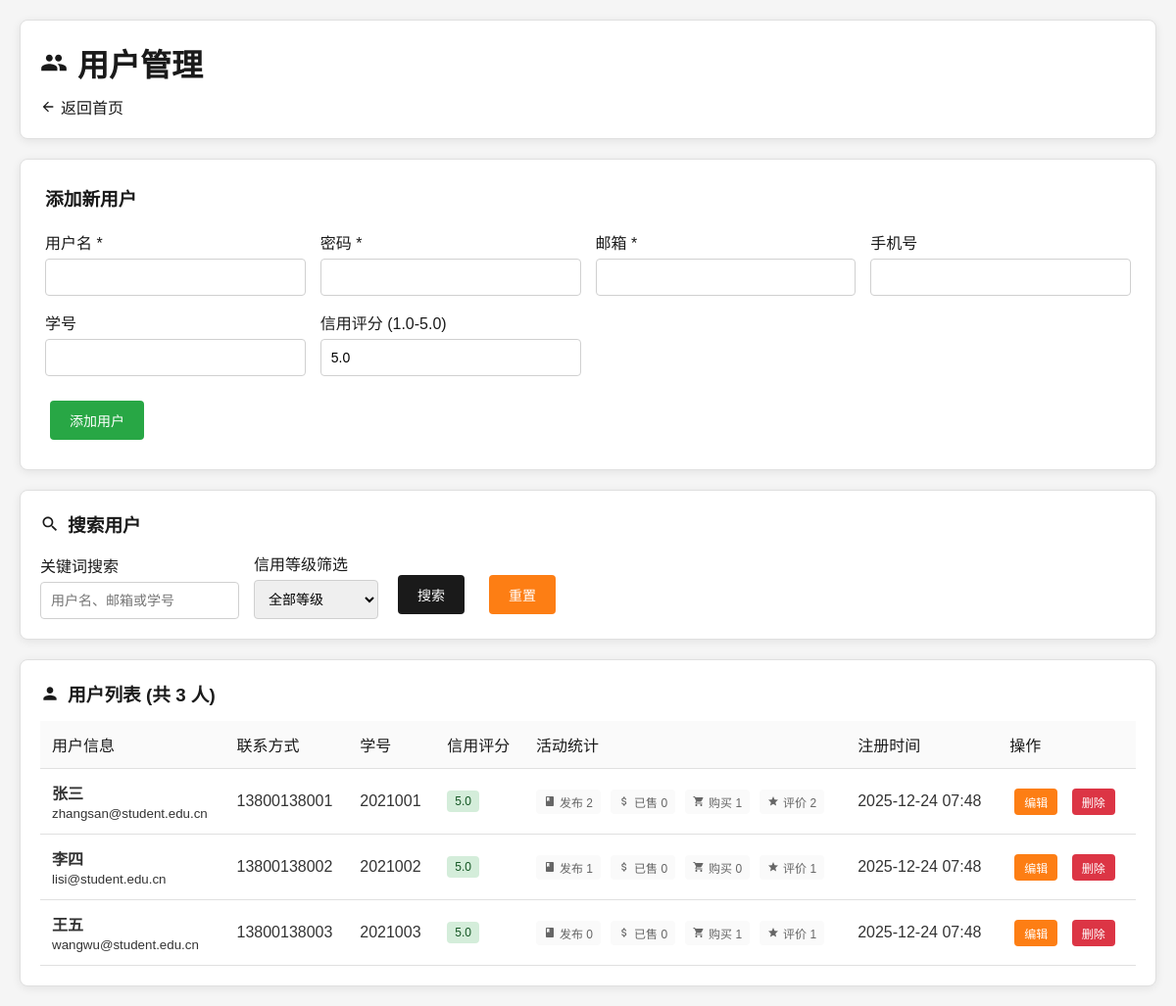
Screenshot of /users.php (signed in) with the database file from the repository.
### tables this page shows
CREATE TABLE users (
    user_id INT PRIMARY KEY AUTO_INCREMENT,
    username VARCHAR(50) UNIQUE NOT NULL,
    password VARCHAR(255) NOT NULL,
    email VARCHAR(100) UNIQUE NOT NULL,
    phone VARCHAR(20),
    student_id VARCHAR(20),
    credit_score DECIMAL(3,1) DEFAULT 5.0,
    created_at TIMESTAMP DEFAULT CURRENT_TIMESTAMP,
    updated_at TIMESTAMP DEFAULT CURRENT_TIMESTAMP ON UPDATE CURRENT_TIMESTAMP
);

### config.php (called while the page is built, shortened)
<?php
function formatDate($date) {
    return date('Y-m-d H:i', strtotime($date));
}
?>

### users.php (the view, shortened to what this page needs)
<?php
require_once 'config.php';
$pdo = getDBConnection();
$search = isset($_GET['search']) ? sanitizeInput($_GET['search']) : '';
$where_conditions = [];
$params = [];
$where_clause = $where_conditions ? 'WHERE ' . implode(' AND ', $where_conditions) : '';
$stmt = $pdo->prepare("SELECT * FROM users $where_clause ORDER BY created_at DESC");
$stmt->execute($params);
$users = $stmt->fetchAll();
$edit_user = null;
function getUserStats($pdo, $user_id) {
    $stats = [];
    $stmt = $pdo->prepare("SELECT COUNT(*) FROM products WHERE seller_id = ?");
    $stmt->execute([$user_id]);
    $stats['products_count'] = $stmt->fetchColumn();
    $stmt = $pdo->prepare("SELECT COUNT(*) FROM products WHERE seller_id = ? AND status = 'sold'");
    $stmt->execute([$user_id]);
    $stats['sold_count'] = $stmt->fetchColumn();
    $stmt = $pdo->prepare("SELECT COUNT(*) FROM transactions WHERE buyer_id = ? AND status = 'completed'");
    $stmt->execute([$user_id]);
    $stats['bought_count'] = $stmt->fetchColumn();
    $stmt = $pdo->prepare("SELECT COUNT(*) FROM reviews WHERE reviewed_id = ?");
    $stmt->execute([$user_id]);
    $stats['reviews_count'] = $stmt->fetchColumn();
    return $stats;
}
?>
<!DOCTYPE html>
<html lang="zh-CN">
<head>
</head>
<body>
    <div class="container">
        <div class="header">
            <h1>
                用户管理
            </h1>
            <p><a href="index.php" class="nav-link"><svg viewBox="0 0 24 24"><path d="M20 11H7.83l5.59-5.59L12 4l-8 8 8 8 1.41-1.41L7.83 13H20v-2z"/></svg>返回首页</a></p>
        </div>
        <div class="form-section">
            <h3><?php echo $edit_user ? '编辑用户' : '添加新用户'; ?></h3>
            <form method="POST">
                <div class="form-grid">
                    <div class="form-group">
                        <label for="username">用户名 *</label>
                        <input type="text" id="username" name="username" required value="<?php echo $edit_user ? htmlspecialchars($edit_user['username']) : ''; ?>">
                    </div>
                    <div class="form-group">
                        <label for="password"><?php echo $edit_user ? '新密码（留空不修改）' : '密码 *'; ?></label>
                        <input type="password" id="password" name="password" <?php echo $edit_user ? '' : 'required'; ?>>
                    </div>
                    <div class="form-group">
                        <label for="email">邮箱 *</label>
                        <input type="email" id="email" name="email" required value="<?php echo $edit_user ? htmlspecialchars($edit_user['email']) : ''; ?>">
                    </div>
                    <div class="form-group">
                        <label for="phone">手机号</label>
                        <input type="tel" id="phone" name="phone" value="<?php echo $edit_user ? htmlspecialchars($edit_user['phone']) : ''; ?>">
                    </div>
                    <div class="form-group">
                        <label for="student_id">学号</label>
                        <input type="text" id="student_id" name="student_id" value="<?php echo $edit_user ? htmlspecialchars($edit_user['student_id']) : ''; ?>">
                    </div>
                    <div class="form-group">
                        <label for="credit_score">信用评分 (1.0-5.0)</label>
                        <input type="number" step="0.1" min="1.0" max="5.0" id="credit_score" name="credit_score" value="<?php echo $edit_user ? $edit_user['credit_score'] : '5.0'; ?>">
                    </div>
                </div>
                <button type="submit" class="btn btn-success"><?php echo $edit_user ? '更新用户' : '添加用户'; ?></button>
            </form>
        </div>
        <div class="search-section">
            <h3><svg viewBox="0 0 24 24"><path d="M15.5 14h-.79l-.28-.27C15.41 12.59 16 11.11 16 9.5 16 5.91 13.09 3 9.5 3S3 5.91 3 9.5 5.91 16 9.5 16c1.61 0 3.09-.59 4.23-1.57l.27.28v.79l5 4.99L20.49 19l-4.99-5zm-6 0C7.01 14 5 11.99 5 9.5S7.01 5 9.5 5 14 7.01 14 9.5 11.99 14 9.5 14z"/></svg>搜索用户</h3>
            <form method="GET" class="search-form">
                <div class="form-group">
                    <label for="search">关键词搜索</label>
                    <input type="text" id="search" name="search" placeholder="用户名、邮箱或学号" value="<?php echo htmlspecialchars($search); ?>">
                </div>
                <div class="form-group">
                    <label for="credit_filter">信用等级筛选</label>
                    <select id="credit_filter" name="credit_filter">
                        <option value="">全部等级</option>
                    </select>
                </div>
                <button type="submit" class="btn btn-primary">搜索</button>
                <a href="users.php" class="btn btn-warning">重置</a>
            </form>
        </div>
        <div class="table-section">
            <h3><svg viewBox="0 0 24 24"><path d="M12 12c2.21 0 4-1.79 4-4s-1.79-4-4-4-4 1.79-4 4 1.79 4 4 4zm0 2c-2.67 0-8 1.34-8 4v2h16v-2c0-2.66-5.33-4-8-4z"/></svg>用户列表 (共 <?php echo count($users); ?> 人)</h3>
            <?php if (empty($users)): ?>
                <p style="text-align: center; color: #666; margin: 40px 0;">暂无用户信息</p>
            <?php else: ?>
                <table>
                    <thead>
                        <tr><th>用户信息</th><th>联系方式</th><th>学号</th><th>信用评分</th><th>活动统计</th><th>注册时间</th><th>操作</th></tr>
                    </thead>
                    <tbody>
                        <?php foreach ($users as $user): ?>
                            <?php $stats = getUserStats($pdo, $user['user_id']); ?>
                            <tr>
                                <td><strong><?php echo htmlspecialchars($user['username']); ?></strong><br><small><?php echo htmlspecialchars($user['email']); ?></small></td>
                                <td><?php echo htmlspecialchars($user['phone']); ?></td>
                                <td><?php echo htmlspecialchars($user['student_id']); ?></td>
                                <td>
                                    <?php
                                    $score = $user['credit_score'];
                                    $class = 'credit-poor';
                                    if ($score >= 4.5) $class = 'credit-excellent';
                                    elseif ($score >= 3.5) $class = 'credit-good';
                                    elseif ($score >= 2.5) $class = 'credit-average';
                                    ?>
                                    <span class="credit-score <?php echo $class; ?>"><?php echo number_format($score, 1); ?></span>
                                </td>
                                <td>
                                    <div class="user-stats">
                                        <span class="stat-item"><svg viewBox="0 0 24 24"><path d="M18 2H6c-1.1 0-2 .9-2 2v16c0 1.1.9 2 2 2h12c1.1 0 2-.9 2-2V4c0-1.1-.9-2-2-2zM6 4h5v8l-2.5-1.5L6 12V4z"/></svg>发布 <?php echo $stats['products_count']; ?></span>
                                        <span class="stat-item">已售 <?php echo $stats['sold_count']; ?></span>
                                        <span class="stat-item">购买 <?php echo $stats['bought_count']; ?></span>
                                        <span class="stat-item"><svg viewBox="0 0 24 24"><path d="M12 17.27L18.18 21l-1.64-7.03L22 9.24l-7.19-.61L12 2 9.19 8.63 2 9.24l5.46 4.73L5.82 21z"/></svg>评价 <?php echo $stats['reviews_count']; ?></span>
                                    </div>
                                </td>
                                <td><?php echo formatDate($user['created_at']); ?></td>
                                <td>
                                    <a href="?edit=<?php echo $user['user_id']; ?>" class="btn btn-warning btn-small">编辑</a>
                                    <form method="POST" style="display: inline;" onsubmit="return confirm('确定要删除这个用户吗？')">
                                        <button type="submit" class="btn btn-danger btn-small">删除</button>
                                    </form>
                                </td>
                            </tr>
                        <?php endforeach; ?>
                    </tbody>
                </table>
            <?php endif; ?>
        </div>
    </div>
</body>
</html>

### users.php (style rules this page uses)
* { margin: 0; padding: 0; box-sizing: border-box; }
body { font-family: 'Microsoft YaHei', Arial, sans-serif; background: #f5f5f5; min-height: 100vh; color: #333; }
.container { max-width: 1400px; margin: 0 auto; padding: 20px; }
.header { background: #ffffff; padding: 20px; border-radius: 8px; margin-bottom: 20px; box-shadow: 0 2px 10px rgba(0,0,0,0.08); border: 1px solid #e0e0e0; }
.header h1 { color: #1a1a1a; margin-bottom: 10px; display: flex; align-items: center; gap: 10px; }
.header h1 svg { width: 28px; height: 28px; fill: #1a1a1a; }
.nav-link { color: #1a1a1a; text-decoration: none; font-weight: 500; display: inline-flex; align-items: center; gap: 5px; }
.nav-link svg { width: 16px; height: 16px; fill: currentColor; }
.form-section { background: #ffffff; padding: 25px; border-radius: 8px; margin-bottom: 20px; box-shadow: 0 2px 10px rgba(0,0,0,0.08); border: 1px solid #e0e0e0; }
.form-section h3 { color: #1a1a1a; margin-bottom: 20px; }
.form-grid { display: grid; grid-template-columns: repeat(auto-fit, minmax(250px, 1fr)); gap: 15px; margin-bottom: 20px; }
.form-group { display: flex; flex-direction: column; }
.form-group label { margin-bottom: 5px; font-weight: 500; color: #1a1a1a; }
.form-group input, .form-group select { padding: 10px; border: 1px solid #d0d0d0; border-radius: 4px; font-size: 14px; transition: border-color 0.3s; }
.btn { padding: 10px 20px; border: none; border-radius: 4px; cursor: pointer; font-size: 14px; font-weight: 500; text-decoration: none; display: inline-block; text-align: center; transition: all 0.3s; margin: 5px; }
.btn-primary { background: #1a1a1a; color: white; }
.btn-success { background: #28a745; color: white; }
.btn-warning { background: #fd7e14; color: white; }
.btn-danger { background: #dc3545; color: white; }
.btn-small { padding: 5px 10px; font-size: 12px; }
.search-section { background: #ffffff; padding: 20px; border-radius: 8px; margin-bottom: 20px; box-shadow: 0 2px 10px rgba(0,0,0,0.08); border: 1px solid #e0e0e0; }
.search-section h3 { color: #1a1a1a; margin-bottom: 15px; display: flex; align-items: center; gap: 8px; }
.search-section h3 svg { width: 20px; height: 20px; fill: #1a1a1a; }
.search-form { display: flex; gap: 15px; align-items: end; flex-wrap: wrap; }
.table-section { background: #ffffff; padding: 20px; border-radius: 8px; box-shadow: 0 2px 10px rgba(0,0,0,0.08); border: 1px solid #e0e0e0; overflow-x: auto; }
.table-section h3 { color: #1a1a1a; margin-bottom: 15px; display: flex; align-items: center; gap: 8px; }
.table-section h3 svg { width: 20px; height: 20px; fill: #1a1a1a; }
table { width: 100%; border-collapse: collapse; margin-top: 15px; }
th, td { padding: 12px; text-align: left; border-bottom: 1px solid #e0e0e0; }
th { background: #fafafa; font-weight: 500; color: #1a1a1a; }
.credit-score { display: inline-block; padding: 4px 8px; border-radius: 4px; font-weight: 500; font-size: 12px; }
.credit-excellent { background: #d4edda; color: #155724; }
.user-stats { display: flex; gap: 10px; flex-wrap: wrap; }
.stat-item { background: #fafafa; padding: 4px 8px; border-radius: 4px; font-size: 12px; color: #666; display: flex; align-items: center; gap: 4px; }
.stat-item svg { width: 12px; height: 12px; fill: #666; }

### rows the page displays
users: username "张三", email "zhangsan@student.edu.cn", phone "13800138001", student "2021001", credit_score "5.0", products_count "2", sold_count "0", bought_count "1", reviews_count "2", created_at "2025-12-24 07:48"
users: username "李四", email "lisi@student.edu.cn", phone "13800138002", student "2021002", credit_score "5.0", products_count "1", sold_count "0", bought_count "0", reviews_count "1", created_at "2025-12-24 07:48"
users: username "王五", email "wangwu@student.edu.cn", phone "13800138003", student "2021003", credit_score "5.0", products_count "0", sold_count "0", bought_count "1", reviews_count "1", created_at "2025-12-24 07:48"

### other values shown
count($users) "3"
